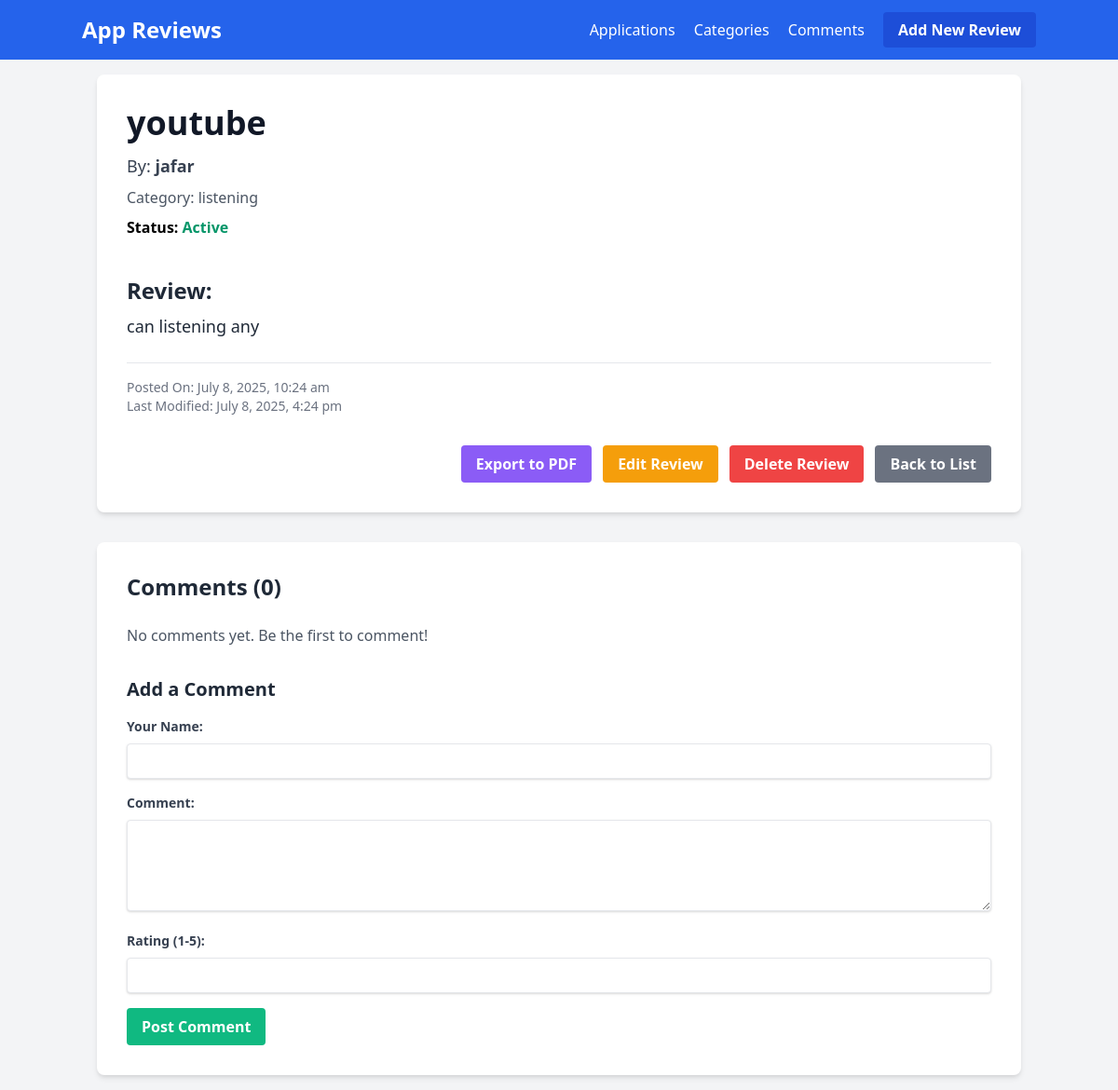
Page /view_application.php?id=0 on the committed database.
### tables this page shows
CREATE TABLE `applications` (
  `id` int(11) NOT NULL,
  `category_id` int(11) DEFAULT NULL,
  `posted_date` datetime DEFAULT NULL,
  `author` varchar(255) DEFAULT NULL,
  `title` varchar(255) DEFAULT NULL,
  `review` text DEFAULT NULL,
  `image_dir` varchar(255) DEFAULT NULL,
  `status` enum('active','inactive') DEFAULT 'active',
  `created` datetime DEFAULT current_timestamp(),
  `modified` datetime DEFAULT current_timestamp() ON UPDATE current_timestamp()
);

CREATE TABLE `categories` (
  `id` int(11) NOT NULL,
  `title` varchar(255) NOT NULL,
  `status` enum('active','inactive') DEFAULT 'active',
  `created` datetime DEFAULT current_timestamp(),
  `modified` datetime DEFAULT current_timestamp() ON UPDATE current_timestamp()
);

### view_application.php (the view, shortened to what this page needs)
<?php
include 'db_connect.php';
$app = null;
$comments = [];
if (isset($_GET['id']) && is_numeric($_GET['id'])) {
    $app_id = $_GET['id'];
    $stmt_app = $conn->prepare("SELECT a.*, c.title AS category_title FROM Applications a LEFT JOIN Categories c ON a.category_id = c.id WHERE a.id = ?");
    $stmt_app->bind_param("i", $app_id);
    $stmt_app->execute();
    $result_app = $stmt_app->get_result();
    if ($result_app->num_rows > 0) {
        $app = $result_app->fetch_assoc();
    }
} else {
    header("Location: index.php");
    exit();
}
function formatDateTime($datetime) {
    return date("F j, Y, g:i a", strtotime($datetime));
}
?>
<!DOCTYPE html>
<html lang="en">
<head>
    <link href="https://cdn.jsdelivr.net/npm/tailwindcss@2.2.19/dist/tailwind.min.css" rel="stylesheet">
</head>
<body class="bg-gray-100 font-sans leading-normal tracking-normal">
    <nav class="bg-blue-600 p-4">
        <div class="container mx-auto flex justify-between items-center">
            <a href="index.php" class="text-white text-2xl font-bold">App Reviews</a>
            <div class="space-x-4">
                <a href="index.php" class="text-white hover:text-blue-200">Applications</a>
                <a href="categories.php" class="text-white hover:text-blue-200">Categories</a>
                <a href="comments.php" class="text-white hover:text-blue-200">Comments</a>
                <a href="create_application.php" class="bg-blue-700 hover:bg-blue-800 text-white font-bold py-2 px-4 rounded">Add New Review</a>
            </div>
        </div>
    </nav>
    <div class="container mx-auto p-4">
        <?php if ($app): ?>
            <div class="bg-white shadow-md rounded-lg p-8 mb-8">
                <div class="flex flex-col md:flex-row gap-6 mb-6">
                    <div class="<?php echo !empty($app['image_dir']) ? 'md:w-2/3' : 'w-full'; ?>">
                        <h1 class="text-4xl font-extrabold text-gray-900 mb-3"><?php echo htmlspecialchars($app['title']); ?></h1>
                        <p class="text-gray-700 text-lg mb-2">By: <span class="font-semibold"><?php echo htmlspecialchars($app['author']); ?></span></p>
                        <p class="text-gray-600 text-md mb-2">Category: <span class="font-medium"><?php echo htmlspecialchars($app['category_title']); ?></span></p>
                        <p class="text-md font-bold mb-4">Status:
                            <?php if ($app['status'] == 'active'): ?>
                                <span class="text-green-600">Active</span>
                            <?php else: ?>
                                <span class="text-red-600">Inactive</span>
                            <?php endif; ?>
                        </p>
                    </div>
                </div>
                <div class="mb-6">
                    <h3 class="text-2xl font-bold text-gray-800 mb-2">Review:</h3>
                    <p class="text-gray-800 leading-relaxed text-lg"><?php echo nl2br(htmlspecialchars($app['review'])); ?></p>
                </div>
                <div class="text-sm text-gray-500 border-t pt-4 mt-4">
                    <p>Posted On: <?php echo formatDateTime($app['posted_date']); ?></p>
                    <p>Last Modified: <?php echo formatDateTime($app['modified']); ?></p>
                </div>
                <div class="mt-8 flex justify-end space-x-3">
                    <a href="export_pdf.php?id=<?php echo htmlspecialchars($app['id']); ?>" class="bg-purple-500 hover:bg-purple-600 text-white font-bold py-2 px-4 rounded">Export to PDF</a>
                    <a href="edit_application.php?id=<?php echo htmlspecialchars($app['id']); ?>" class="bg-yellow-500 hover:bg-yellow-600 text-white font-bold py-2 px-4 rounded">Edit Review</a>
                    <a href="delete_application.php?id=<?php echo htmlspecialchars($app['id']); ?>" class="bg-red-500 hover:bg-red-600 text-white font-bold py-2 px-4 rounded" onclick="return confirm('Are you sure you want to delete this review?');">Delete Review</a>
                    <a href="index.php" class="bg-gray-500 hover:bg-gray-600 text-white font-bold py-2 px-4 rounded">Back to List</a>
                </div>
            </div>
            <div class="bg-white shadow-md rounded-lg p-8">
                <h2 class="text-2xl font-bold text-gray-800 mb-6">Comments (<?php echo count($comments); ?>)</h2>
                <?php if (empty($comments)): ?>
                    <p class="text-gray-600">No comments yet. Be the first to comment!</p>
                <?php endif; ?>
                <h3 class="text-xl font-bold text-gray-800 mt-8 mb-4">Add a Comment</h3>
                <form action="add_comment.php" method="POST" class="space-y-4">
                    <div>
                        <label for="comment_name" class="block text-gray-700 text-sm font-bold mb-2">Your Name:</label>
                        <input type="text" name="name" id="comment_name" class="shadow appearance-none border rounded w-full py-2 px-3 text-gray-700 leading-tight focus:outline-none focus:shadow-outline" required>
                    </div>
                    <div>
                        <label for="comment_text" class="block text-gray-700 text-sm font-bold mb-2">Comment:</label>
                        <textarea name="comment" id="comment_text" rows="4" class="shadow appearance-none border rounded w-full py-2 px-3 text-gray-700 leading-tight focus:outline-none focus:shadow-outline" required></textarea>
                    </div>
                    <div>
                        <label for="comment_rating" class="block text-gray-700 text-sm font-bold mb-2">Rating (1-5):</label>
                        <input type="number" name="rating" id="comment_rating" min="1" max="5" class="shadow appearance-none border rounded w-full py-2 px-3 text-gray-700 leading-tight focus:outline-none focus:shadow-outline">
                    </div>
                    <div>
                        <button type="submit" class="bg-green-500 hover:bg-green-600 text-white font-bold py-2 px-4 rounded focus:outline-none focus:shadow-outline">
                            Post Comment
                        </button>
                    </div>
                </form>
            </div>
        <?php endif; ?>
    </div>
</body>
</html>

### rows in the picture
applications: title "youtube", author "jafar", review "can listening any", posted_date "July 8, 2025, 10:24 am", modified "July 8, 2025, 4:24 pm"
categories: title "listening"

### other values in the picture
count($comments) "0"
